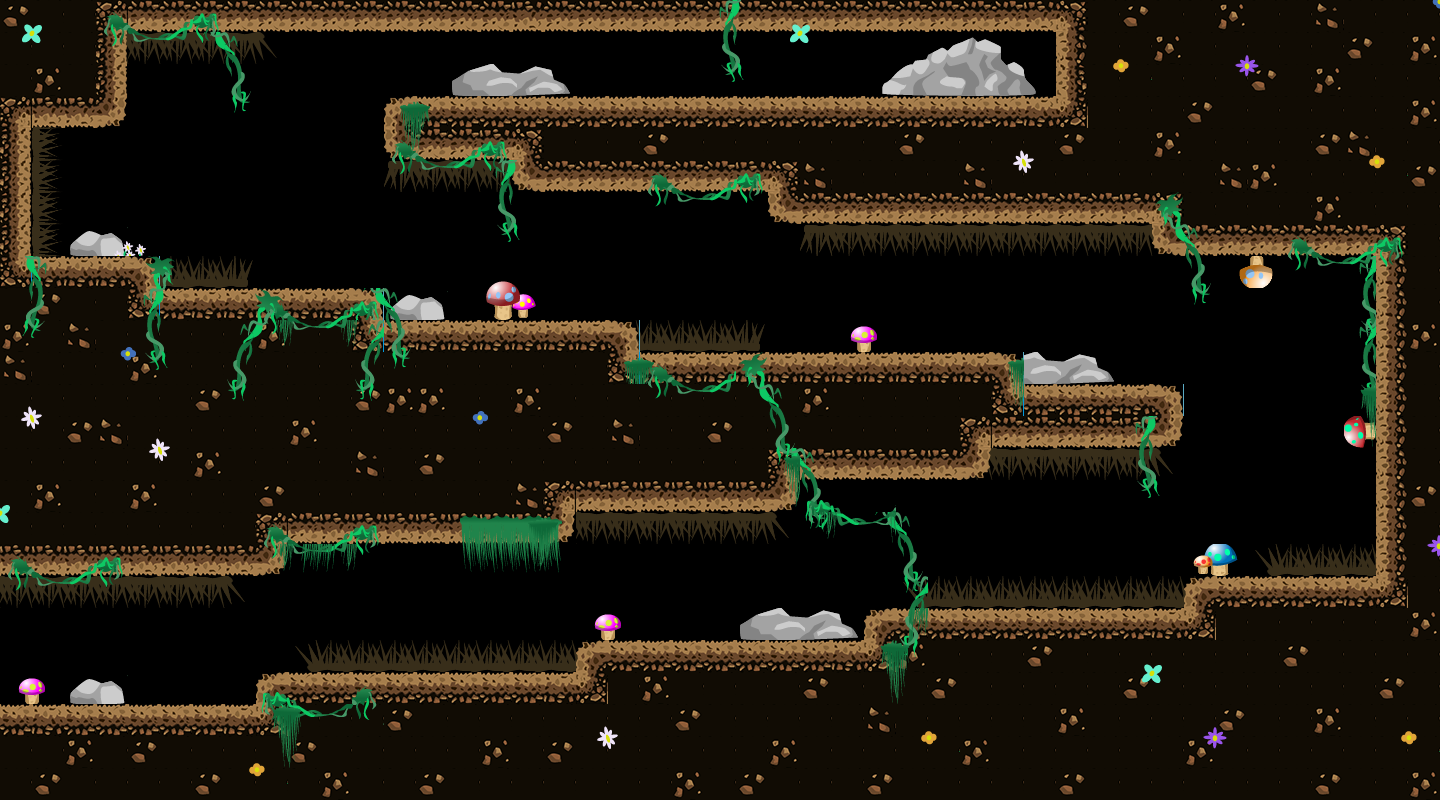

A level layout from a 2D game, rendered from its tile map. Below: a short description, then the map file with tile-grid data replaced by summaries:
An orthogonal 45x25 tile map with 32x32 px tiles, 8 tile layers (шипы1, шипы2, земля, декор1, ...) and 69 objects (27x surface, 12x death, start, finish).

<map version="1.10" tiledversion="1.10.1" orientation="orthogonal" renderorder="right-down" width="45" height="25" tilewidth="32" tileheight="32" infinite="0" nextlayerid="10" nextobjectid="91">
 <tileset firstgid="1" name="newTileset" tilewidth="32" tileheight="32" tilecount="832" columns="32">
  <image source="newTileset.png" width="1024" height="832" />
 </tileset>
 <layer id="2" name="шипы1" width="45" height="25">
  <data>[1125 cells, 74 non-empty, 6 distinct tile ids]</data>
 </layer>
 <layer id="3" name="шипы2" width="45" height="25">
  <data>[1125 cells, 86 non-empty, 6 distinct tile ids]</data>
 </layer>
 <layer id="1" name="земля" width="45" height="25">
  <data>[1125 cells, 681 non-empty, 19 distinct tile ids]</data>
 </layer>
 <layer id="4" name="декор1" width="45" height="25">
  <data>[1125 cells, 126 non-empty, 61 distinct tile ids]</data>
 </layer>
 <layer id="5" name="декор2" width="45" height="25">
  <data>[1125 cells, 80 non-empty, 42 distinct tile ids]</data>
 </layer>
 <layer id="6" name="декор3" width="45" height="25">
  <data>[1125 cells, 44 non-empty, 31 distinct tile ids]</data>
 </layer>
 <layer id="7" name="декор4" width="45" height="25">
  <data>[1125 cells, 33 non-empty, 21 distinct tile ids]</data>
 </layer>
 <layer id="8" name="декор5" width="45" height="25">
  <data>[1125 cells, 48 non-empty, 32 distinct tile ids]</data>
 </layer>
 <objectgroup id="9" name="collisions">
  <object id="2" name="surface" x="-102.5" y="704.667" width="359.833" height="28.6667" />
  <object id="5" name="surface" x="256" y="672" width="44" height="29.3333" />
  <object id="8" name="death" x="309.334" y="645.333" width="268" height="26" />
  <object id="12" name="surface" x="579.333" y="640.667" width="284.667" height="28.6667" />
  <object id="13" name="surface" x="863.333" y="608.667" width="41.3333" height="28.6667" />
  <object id="14" name="death" x="920" y="580.666" width="262.666" height="26" />
  <object id="15" name="death" x="1274.67" y="551.333" width="100.667" height="24" />
  <object id="17" name="surface" x="1185.33" y="576" width="78.6667" height="30" />
  <object id="18" name="surface" x="1376.67" y="254.667" width="29.3333" height="287.333" />
  <object id="19" name="surface" x="1153.33" y="229.333" width="222" height="25.3333" />
  <object id="20" name="death" x="805.333" y="223.333" width="344.667" height="22" />
  <object id="21" name="surface" x="766.667" y="191.333" width="32" height="30" />
  <object id="22" name="surface" x="514" y="162" width="252.667" height="28.6667" />
  <object id="23" name="death" x="392.333" y="160" width="117.667" height="21.5" />
  <object id="24" name="surface" x="385.5" y="101" width="27" height="54" />
  <object id="25" name="surface" x="418.5" y="98" width="634.5" height="19.5" />
  <object id="26" name="surface" x="1057" y="6" width="24.5" height="112.5" />
  <object id="27" name="surface" x="280.5" y="6.5" width="773.5" height="25" />
  <object id="28" name="death" x="101.167" y="32.5" width="166.833" height="23" />
  <object id="29" name="surface" x="101.5" y="65" width="24" height="61" />
  <object id="30" name="surface" x="64" y="106" width="35.5" height="21" />
  <object id="31" name="death" x="34" y="102.333" width="18.6667" height="179.667" />
  <object id="32" name="surface" x="60.5" y="256" width="99.8182" height="27.5" />
  <object id="33" x="142.5" y="288" width="89.75" height="24.5" />
  <object id="34" name="death" x="162.5" y="264.5" width="89.1667" height="22" />
  <object id="36" name="surface" x="241" y="289.5" width="142" height="28.5" />
  <object id="38" name="surface" x="385" y="323" width="248.5" height="29" />
  <object id="39" name="death" x="636" y="327.833" width="124.333" height="22.6667" />
  <object id="40" name="surface" x="769" y="353" width="243" height="26.5" />
  <object id="41" name="surface" x="1160" y="385.5" width="16.6667" height="59.3333" />
  <object id="42" name="surface" x="1013.5" y="382.5" width="144.5" height="26" />
  <object id="43" name="death" x="991.5" y="447.5" width="169.333" height="25.8333" />
  <object id="44" name="surface" x="800.5" y="457.5" width="189.5" height="22.5" />
  <object id="45" name="surface" x="770" y="483.5" width="25.5" height="26" />
  <object id="46" name="death" x="576" y="513.5" width="202.333" height="22.3333" />
  <object id="47" name="surface" x="284.5" y="520" width="288.5" height="21.5" />
  <object id="48" name="surface" x="236" y="549.5" width="48" height="24" />
  <object id="49" name="death" x="0.5" y="574" width="234.167" height="27.5" />
  <object id="50" x="-1" y="734" width="1441" height="67" />
  <object id="51" x="268" y="705" width="1172" height="24" />
  <object id="52" x="303.333" y="673.333" width="1137" height="30" />
  <object id="53" x="866" y="641" width="574" height="28" />
  <object id="54" x="909" y="608" width="531" height="31" />
  <object id="55" x="1267" y="578" width="172" height="28" />
  <object id="56" x="1380" y="546" width="61" height="28" />
  <object id="57" x="1412" y="3" width="28" height="540" />
  <object id="59" x="1379" y="2" width="30" height="247" />
  <object id="60" x="1088" y="1" width="283" height="218" />
  <object id="61" x="805" y="122" width="277" height="96" />
  <object id="62" x="772" y="122" width="26.6667" height="64" />
  <object id="63" x="417.333" y="120" width="348.667" height="36" />
  <object id="65" x="6" y="287" width="132" height="283" />
  <object id="67" x="144" y="318" width="90" height="254" />
  <object id="70" x="239" y="323" width="39" height="219" />
  <object id="71" x="283" y="322" width="98" height="194" />
  <object id="72" x="384" y="354" width="185" height="161" />
  <object id="73" x="572" y="354" width="60" height="154" />
  <object id="74" x="639" y="354" width="125" height="153" />
  <object id="75" x="766" y="383" width="27" height="97" />
  <object id="76" x="796" y="383" width="190" height="68" />
  <object id="77" x="991.333" y="410.667" width="165.333" height="32" />
  <object id="78" x="989.333" y="382" width="21.3333" height="23.3333" />
  <object id="79" x="0" y="102" width="28.6667" height="180.667" />
  <object id="81" x="2" y="-1.33333" width="94" height="101.333" />
  <object id="83" x="96.6667" y="-1.33333" width="180.667" height="30.6667" />
  <object id="84" name="surface" x="-108" y="604.5" width="15.5" height="99.5" />
  <object id="85" name="surface" x="-88" y="591" width="86" height="17" />
  <object id="88" name="start" x="55.333" y="649.5" />
  <object id="90" name="finish" x="983" y="73.3333" />
 </objectgroup>
</map>
